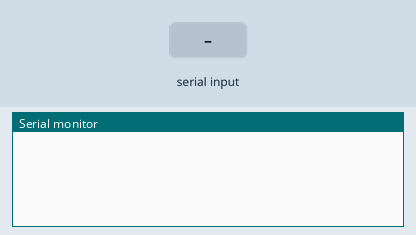
This sketch was run on a simulated Arduino Uno, built with avr-gcc and run on an emulated ATmega328P. On the bench: the last lines printed to the serial monitor. The inputs (shaded band) are chosen by the test bench.

Above: at 1.2 s.
1.3 s: byte 30 received over Serial
At 3.7 s:
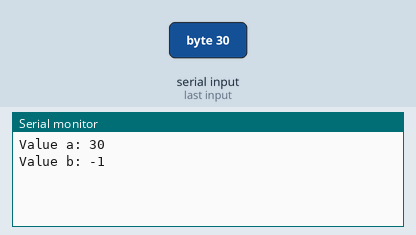
6.8 s: byte 90 received over Serial
At 7.4 s:
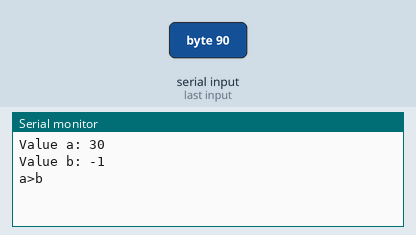
8.3 s: byte 120 received over Serial
At 11.4 s:
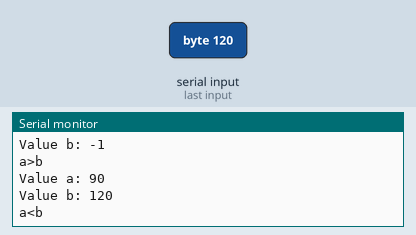

Measured:
- after the input at 1.3 s, the serial monitor: prints a new line after 2.0 s (image 1)
- after the input at 8.3 s, the serial monitor: prints a new line after 0.51 s (image 3)

The sketch:

if.ino
```cpp
void setup() {
  // put your setup code here, to run once:
Serial.begin(9600);
}

void loop() {
 if (Serial.available()>0)
  {
int a=Serial.read();
delay(2000);
int b=Serial.read();

Serial.print("Value a: ");
 Serial.println(a);
 Serial.print("Value b: ");
 Serial.println(b);
delay(2000);
if (a<b)
Serial.println("a<b");
if (a>b)
Serial.println("a>b");
if (a==b)
Serial.println("a=b");
}}
```
